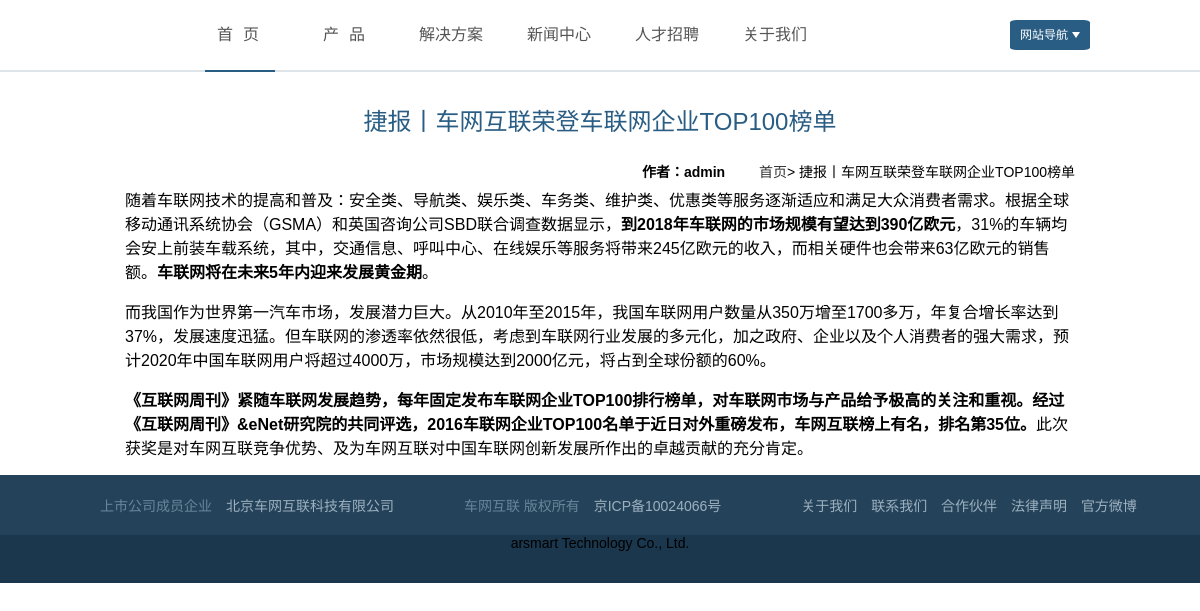
The page /index/show.php?id=16 on the database its author committed.
### tables this page shows
CREATE TABLE IF NOT EXISTS `category` (
  `cid` int(11) NOT NULL AUTO_INCREMENT,
  `cname` varchar(255) NOT NULL,
  `pid` int(11) NOT NULL,
  PRIMARY KEY (`cid`)
);

CREATE TABLE IF NOT EXISTS `shows` (
  `sid` int(11) NOT NULL AUTO_INCREMENT,
  `stitle` varchar(255) NOT NULL,
  `scon` varchar(3000) NOT NULL,
  `simgurl` varchar(255) NOT NULL,
  `cid` int(11) NOT NULL,
  `stime` timestamp NOT NULL DEFAULT CURRENT_TIMESTAMP,
  `username` varchar(255) NOT NULL,
  `posid` int(11) NOT NULL,
  PRIMARY KEY (`sid`)
);

### index/show.php (the view, shortened to what this page needs)
<?php
include "header.php";
?>
<link rel="stylesheet" href="../css/show.css">
<div class="zyx_center">
   <?php
	   $cid=$_GET["id"];
       $res1=$db->query("select * from shows where sid=".$cid);
       $row1=$res1->fetch_assoc();
   ?>
   <h3><?php echo $row1["stitle"]?></h3>
   <div class="zyx_show">
			 	<b>作者：<?php echo $row1["username"]?></b>
			 	<a href="index.php">首页</a><span>&gt;</span><?php echo $row1["stitle"]?>
			 </div>
   <?php
   		echo $row1["scon"];
   	?>
</div>
<?php
include "footer.php";
?>

### index/header.php (shortened to what this page needs)
<?php
	include "../public/db.php";
?>
<!DOCTYPE HTML PUBLIC "-//W3C//DTD HTML 4.01//EN" "http://www.w3.org/TR/html4/strict.dtd">
<html lang="en">
<head>
	<link rel="stylesheet" href="../css/public.css">
	<link rel="stylesheet" href="../css/header.css">
</head>
<body>
	<div class="zyx_topnavbox">
   <div class="zyx_topnav">
       <div class="zyx_logo"><img src="../images/logo.png" alt=""></div>
       <ul class="zyx_centernav">
          <li>
            <a href="index.php" class="zyx_letter">首页</a>
            <div class="zyx_hengxian"></div>
          </li>
          <li class="zyx_xialakuang">
            <a href="" class="zyx_letter">产品</a>
          </li>
         <?php
            $i=0;
            $result=$db->query("select * from category where pid=0");
            while($row=$result->fetch_assoc()){
               $i++;
          ?>
          <?php
            if($i==3){
          ?>
             <li><a href="http://hr.carsmart.cn/" class="zyx_rczp"><?php echo $row["cname"];?></a></li>
          <?php
          }else{
          ?>
          <li class="zyx_xialakuang">
            <span class="padd"><?php echo $row["cname"]?></span>
          </li>
         <?php
           }
           }
         ?>
       </ul>
       <div class="zyx_rightnav">网站导航<s class="sanjiao"></s></div>
   </div>
</div>

### css/public.css (style rules this page uses)
﻿body,p,h1,h2,h3,h4,h5,h6,ul,ol,li,input,dl,dt,dd,s { margin: 0; padding: 0; list-style:none; font-family: Arial,"微软雅黑","黑体","宋体"; font-size: 14px; font-style: normal; }
a { color: #333; text-decoration: none; }

### css/header.css (style rules this page uses)
.zyx_topnavbox { width: 100%; height: 70px; border-bottom: 2px solid #dde5eb; }
.zyx_topnav { width: 1140px; height: 70px; margin:0 auto; position: relative; }
.zyx_centernav { width: auto; height: 70px; position: absolute; left:177px; top:0; }
.zyx_centernav li { width: auto; height: 70px; line-height: 70px; font-size: 16px; float:left; margin-right: 44px; font-family: "微软雅黑"; position: relative; }
.zyx_centernav li>a { width: 100%; height: 100%; display: block; color:#555555; }
.zyx_centernav li>span { width: 100%; height: 100%; cursor: pointer; color:#555555; display: block; }
.zyx_centernav li .zyx_letter { padding-left: 10px; letter-spacing: 10px; }
.zyx_centernav li .zyx_hengxian { width: 70px; border-bottom: 2px solid #2A5D84; position: absolute; top:70px; left:-2px; }
.zyx_rightnav { width: 70px; height: 30px; background: #2A5D84; position: absolute; right:80px; top:20px; border-radius: 8%; padding-left: 10px; color: #fff; font-size: 12px; line-height: 30px; cursor: pointer; }
.zyx_rightnav s { display: block; width: 0; height: 0; border-top: 6px solid #fff; border-right: 4px solid transparent; border-left: 4px solid transparent; border-bottom: 4px solid transparent; position: absolute; right:10px; top:12px; cursor: pointer; }

### css/show.css (style rules this page uses)
.zyx_show { width: auto; height: 30px; text-align: right; line-height: 30px; margin-top:20px; }
.zyx_show b { margin-right:30px; }

### index/show.php (style rules this page uses)
.zyx_center { width:950px; height: auto; overflow: hidden; margin:0 auto; text-align:center; position: relative; }
.zyx_center h3 { font-weight: normal; font-size:24px; color:#2A5D84; text-align: center; padding-top:30px; }
.zyx_show { width: auto; height: 30px; text-align: right; line-height: 30px; margin-top:20px; }
.zyx_show b { margin-right:30px; }

### rows shown on the page
category: cname "解决方案"
category: cname "新闻中心"
category: cname "人才招聘"
category: cname "关于我们"
shows: stitle "捷报丨车网互联荣登车联网企业TOP100榜单", username "admin", scon "随着车联网技术的提高和普及：安全类、导航类、娱乐类、车务类、维护类、优惠类等服务逐渐适应和满足大众消费者需求。根据全球移动通讯系统协会（GSMA）和英国咨询公司SBD联合调查数据显示， 到2018年车联网的市场规模有望达到390亿欧元 ，31%的车辆均会安上前装车载系统，其中，交通信息、呼叫中心、在线娱乐等服务将带来245亿欧元的收入，而相关硬件也会带来63亿欧元的销售额。 车联网将在未来5年内迎来发展黄金期 。 而我国作为世界第一汽车市场，发展潜力巨大。从2010年至2015年，我国车联网用户数量从350万增至1700多万，年复合增长率达到37%，发展速度迅猛。但车联网的渗透率依然很低，考虑到车联网行业发展的多元化，加之政府、企业以及个人消费者的强大需求，预计2020年中国车联网用户将超过4000万，市场规模达到2000亿元，将占到全球份额的60%。 《互联网周刊》紧随车联网发展趋势，每年固定发布车联网企业TOP100排行榜单，对车联网市场与产品给予极高的关注和重视。经过《互联网周刊》&eNet研究院的共同评选，2016车联网企业TOP100名单于近日对外重磅发布，车网互联榜上有名，排名第35位。 此次获奖是对车网互联竞争优势、及为车网互联对中国车联网创新发展所作出的卓越贡献的充分肯定。"
